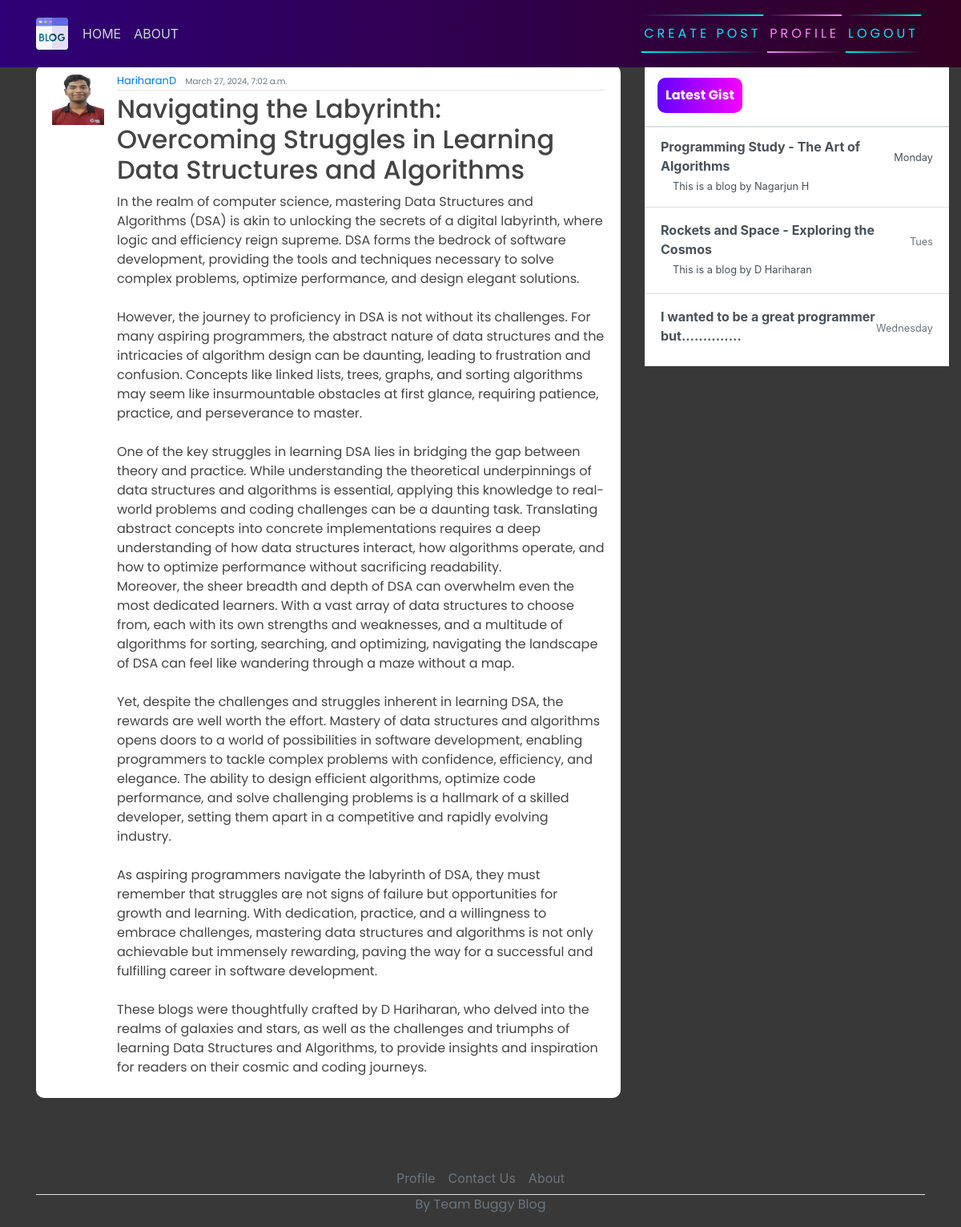
/post/40/ (signed in), run on the app's committed database.
### blog/models.py (models this page shows, shortened)
class Post(models.Model):
    title = models.CharField(max_length=200)
    content = models.TextField()
    date_posted = models.DateTimeField(default=timezone.now)
    author = models.ForeignKey(User, on_delete=models.CASCADE)

### users/models.py (models this page shows, shortened)
class Profile(models.Model):
    user = models.OneToOneField(User, on_delete=models.CASCADE)
    image = models.ImageField(default='default.jpg', upload_to='profile_pics')

### blog/views.py (the view)
# urls.py: path('post/<int:pk>/', PostDetailView.as_view(), name="blog-detail"),
class PostDetailView(LoginRequiredMixin, DetailView):
    model = Post

### blog/templates/blog/post_detail.html (shortened to what this page needs)
{% extends 'blog/base.html' %}
{% block content %}
        <article class="media content-section">
            <img class="rounded-cirlce article-img" src="{{ object.author.profile.image.url }}" alt="">
            <div class="media-body">
              <div class="article-metadata">
                <a class="mr-2" href="#">{{ object.author }}</a>
                <small class="text-muted">{{ object.date_posted }}</small> <br>
              </div>
              <h2><a class="article-title" href="#">{{ object.title }}</a></h2>
              <p class="article-content">{{ object.content }}</p>
            </div>
            <br>
          </article>
{% endblock content %}

### blog/static/blog/main.css (style rules this page uses)
body { background-color: rgb(56, 56, 56); margin-top: 5rem; background-size: contain; background-repeat: no-repeat; }
h1, h2, h3, h4, h5, h6, p { color: #444444; font-family: 'Poppins', sans-serif; }
.content-section { background: #ffffff; padding: 10px 20px; border-radius: 10px; margin-bottom: 20px; }
.article-title { color: #444444; }
.article-content { white-space: pre-line; }
.article-img { height: 65px; width: 65px; margin-right: 16px; }
.article-metadata { font-family: 'Poppins', sans-serif; padding-bottom: 1px; margin-bottom: 4px; font-size: 13px; border-bottom: 1px solid #e3e3e3 }

### data on the page
Post: author.profile.image (picture), author "HariharanD", date_posted "March 27, 2024, 7:02 a.m.", title "Navigating the Labyrinth: Overcoming Struggles in Learning Data Structures and Algorithms", content "In the realm of computer science, mastering Data Structures and Algorithms (DSA) is akin to unlocking the secrets of a digital labyrinth, where logic and efficiency reign supreme. DSA forms the bedrock of software development, providing the tools and techniques necessary to solve complex problems, optimize performance, and design elegant solutions. However, the journey to proficiency in DSA is not without its challenges. For many aspiring programmers, the abstract nature of data structures and the intricacies of algorithm design can be daunting, leading to frustration and confusion. Concepts like linked lists, trees, graphs, and sorting algorithms may seem like insurmountable obstacles at…"
